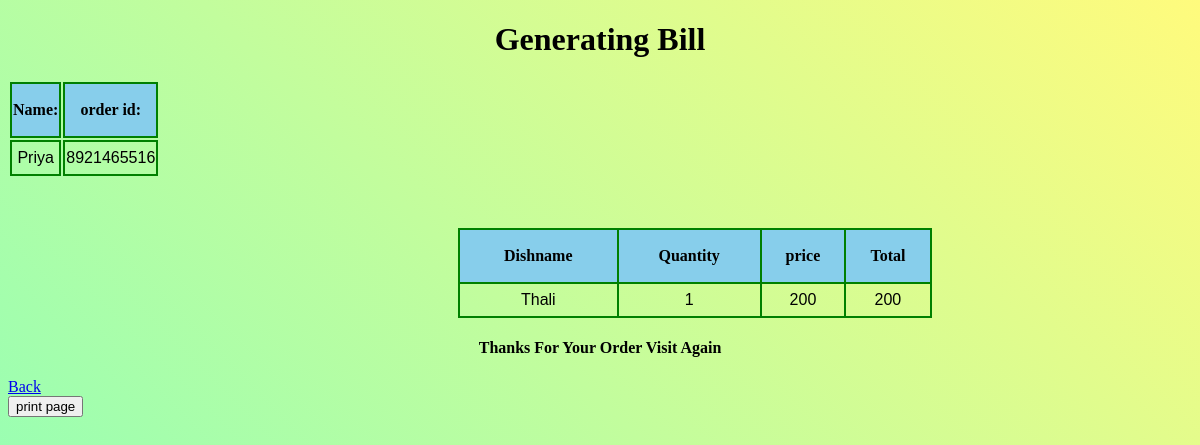
Screenshot of /eat_app/paymentbill/ with the database file from the repository.
### eat_app/models.py (models this page shows, shortened)
class regimodel(models.Model):
    name=models.CharField(max_length=50)
    phone=models.IntegerField()
    email=models.EmailField()
    psw=models.CharField(max_length=20)

class cartmodel(models.Model):
    pro_id=models.IntegerField()
    dishname = models.CharField(max_length=30)
    price = models.IntegerField()
    card = models.FileField(upload_to='eat_app/static')

### eat_app/views.py (the view)
# urls.py: path('paymentbill/',bill),
def bill(request):
     a=cartmodel.objects.all()
     b=regimodel.objects.all()
     return render(request,'paymentbill.html',{'a':a,'b':b})

### eat_app/templates/paymentbill.html (shortened to what this page needs)
<!DOCTYPE html>
<html lang="en">
<head>
</head>
<body>
<body id="body">
<div id="data">
<h1 align="center">Generating Bill</h1>
<table id="b">
    <tr>
        <th>Name:</th>
        <th>order id:</th>
    </tr>
    {% for i in b %}
     <tr>
        <td>{{i.name}}</td>
        <td>{{i.phone}}</td>
    </tr>
    {% endfor %}
</table>
<div id="c">
 <table id="a">
    <tr>
        <th>Dishname</th>
        <th>Quantity</th>
        <th>price</th>
        <th>Total</th>
    </tr>
    {% for i in a %}
    {% if i.uid == id %}
     <tr>
        <td>{{i.dishname}}</td>
        <td>{{1}}</td>
        <td>{{i.price}}</td>
        <td>{{i.price}}</td>
     </tr>
    {% endif %}
    {% endfor %}
 </table>
    <h4 align="center">Thanks For Your Order Visit Again</h4>
    <a href="http://127.0.0.1:8000/eat_app/userdisplay" type="submit" value="submit">Back</a>
</div>
    <button onclick="myfunction()">print page</button>
</body>
</html>

### eat_app/templates/paymentbill.html (style rules this page uses)
body { background-color: #85FFBD; background-image: linear-gradient(45deg, #85FFBD 0%, #FFFB7D 100%); background-size: 100% 800px; }
#tb1,td,th { border:2px solid green; }
th { height:50px; background-color:skyblue; }
td { height:30px; font-family:'Franklin Gothic Medium', 'Arial Narrow', Arial, sans-serif; text-align:center; }
#a { border-collapse:collapse; border:2px solid green; margin-top:50px; margin-left:450px; width:40%; }

### rows the page displays
regimodel: name "Priya", phone "8921465516"
cartmodel: dishname "Thali", value "1", price "200"
